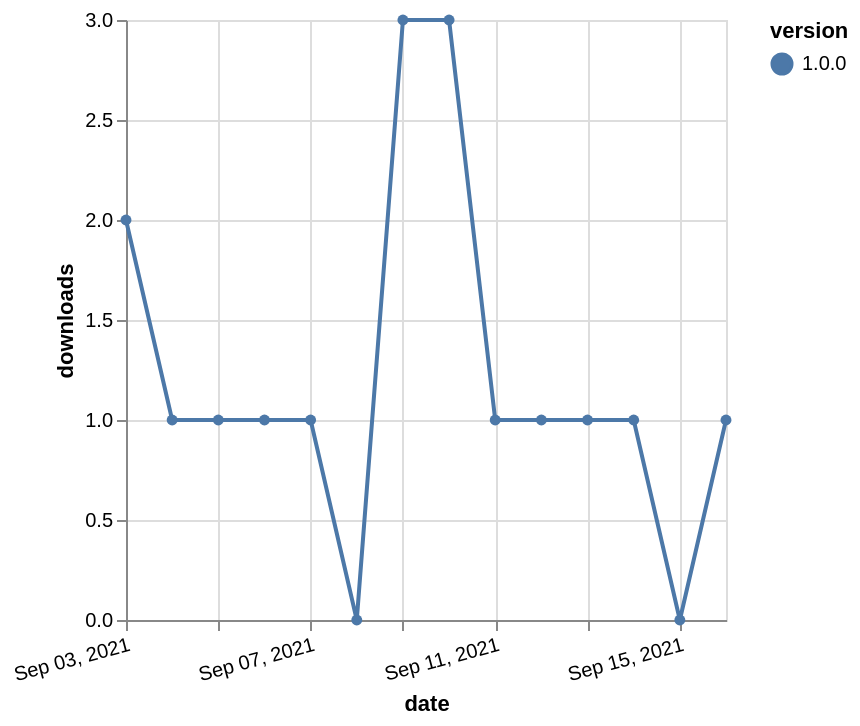

Here is the Vega-Lite specification saved for this chart:
### Vega-Lite specification from a JSON file in a GitHub repository (floating-point values rounded to 4 significant figures)
{"$schema": "https://vega.github.io/schema/vega-lite/v5.json", "description": "A simple bar chart with embedded data.", "data": {"values": [{"date": "2021-09-03", "total": 112, "delta": 2, "version": "1.0.0"}, {"date": "2021-09-04", "total": 113, "delta": 1, "version": "1.0.0"}, {"date": "2021-09-05", "total": 114, "delta": 1, "version": "1.0.0"}, {"date": "2021-09-06", "total": 115, "delta": 1, "version": "1.0.0"}, {"date": "2021-09-07", "total": 116, "delta": 1, "version": "1.0.0"}, {"date": "2021-09-08", "total": 116, "delta": 0, "version": "1.0.0"}, {"date": "2021-09-09", "total": 119, "delta": 3, "version": "1.0.0"}, {"date": "2021-09-10", "total": 122, "delta": 3, "version": "1.0.0"}, {"date": "2021-09-11", "total": 123, "delta": 1, "version": "1.0.0"}, {"date": "2021-09-12", "total": 124, "delta": 1, "version": "1.0.0"}, {"date": "2021-09-13", "total": 125, "delta": 1, "version": "1.0.0"}, {"date": "2021-09-14", "total": 126, "delta": 1, "version": "1.0.0"}, {"date": "2021-09-15", "total": 126, "delta": 0, "version": "1.0.0"}, {"date": "2021-09-16", "total": 127, "delta": 1, "version": "1.0.0"}]}, "width": "container", "mark": {"type": "line", "point": {"filled": true}}, "encoding": {"x": {"field": "date", "type": "temporal", "timeUnit": "yearmonthdate", "title": "date", "axis": {"labelAngle": -15}}, "y": {"field": "delta", "type": "quantitative", "title": "downloads"}, "color": {"field": "version", "type": "nominal"}, "tooltip": {"field": "delta"}}}
